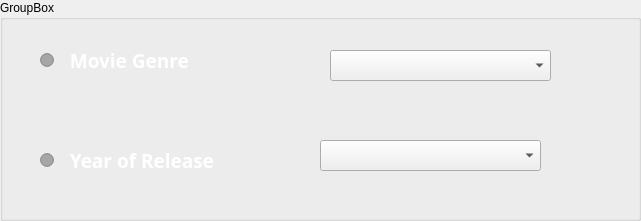
       <widget class="QGroupBox" name="groupBox_3">
        <property name="geometry">
         <rect>
          <x>180</x>
          <y>210</y>
          <width>641</width>
          <height>221</height>
         </rect>
        </property>
        <property name="title">
         <string>GroupBox</string>
        </property>
        <widget class="QRadioButton" name="radioButton_3">
         <property name="geometry">
          <rect>
           <x>40</x>
           <y>40</y>
           <width>221</width>
           <height>41</height>
          </rect>
         </property>
         <property name="palette">
          <palette>
           <active>
            <colorrole role="WindowText">
             <brush brushstyle="SolidPattern">
              <color alpha="255">
               <red>255</red>
               <green>255</green>
               <blue>255</blue>
              </color>
             </brush>
            </colorrole>
            <colorrole role="Button">
             <brush brushstyle="SolidPattern">
              <color alpha="76">
               <red>0</red>
               <green>0</green>
               <blue>0</blue>
              </color>
             </brush>
            </colorrole>
            <colorrole role="Text">
             <brush brushstyle="SolidPattern">
              <color alpha="255">
               <red>255</red>
               <green>255</green>
               <blue>255</blue>
              </color>
             </brush>
            </colorrole>
            <colorrole role="ButtonText">
             <brush brushstyle="SolidPattern">
              <color alpha="255">
               <red>255</red>
               <green>255</green>
               <blue>255</blue>
              </color>
             </brush>
            </colorrole>
            <colorrole role="Base">
             <brush brushstyle="SolidPattern">
              <color alpha="76">
               <red>0</red>
               <green>0</green>
               <blue>0</blue>
              </color>
             </brush>
            </colorrole>
            <colorrole role="Window">
             <brush brushstyle="SolidPattern">
              <color alpha="76">
               <red>0</red>
               <green>0</green>
               <blue>0</blue>
              </color>
             </brush>
            </colorrole>
            <colorrole role="ToolTipText">
             <brush brushstyle="SolidPattern">
              <color alpha="255">
               <red>255</red>
               <green>255</green>
               <blue>255</blue>
              </color>
             </brush>
            </colorrole>
           </active>
           <inactive>
            <colorrole role="WindowText">
             <brush brushstyle="SolidPattern">
              <color alpha="255">
               <red>255</red>
               <green>255</green>
               <blue>255</blue>
              </color>
             </brush>
            </colorrole>
            <colorrole role="Button">
             <brush brushstyle="SolidPattern">
              <color alpha="76">
               <red>0</red>
               <green>0</green>
               <blue>0</blue>
              </color>
             </brush>
            </colorrole>
            <colorrole role="Text">
             <brush brushstyle="SolidPattern">
              <color alpha="255">
               <red>255</red>
               <green>255</green>
               <blue>255</blue>
              </color>
             </brush>
            </colorrole>
            <colorrole role="ButtonText">
             <brush brushstyle="SolidPattern">
              <color alpha="255">
               <red>255</red>
               <green>255</green>
               <blue>255</blue>
              </color>
             </brush>
            </colorrole>
            <colorrole role="Base">
             <brush brushstyle="SolidPattern">
              <color alpha="76">
               <red>0</red>
               <green>0</green>
               <blue>0</blue>
              </color>
             </brush>
            </colorrole>
            <colorrole role="Window">
             <brush brushstyle="SolidPattern">
              <color alpha="76">
               <red>0</red>
               <green>0</green>
               <blue>0</blue>
              </color>
             </brush>
            </colorrole>
            <colorrole role="ToolTipText">
             <brush brushstyle="SolidPattern">
              <color alpha="255">
               <red>255</red>
               <green>255</green>
               <blue>255</blue>
              </color>
             </brush>
            </colorrole>
           </inactive>
           <disabled>
            <colorrole role="WindowText">
             <brush brushstyle="SolidPattern">
              <color alpha="255">
               <red>120</red>
               <green>120</green>
               <blue>120</blue>
              </color>
             </brush>
            </colorrole>
            <colorrole role="Button">
             <brush brushstyle="SolidPattern">
              <color alpha="76">
               <red>0</red>
               <green>0</green>
               <blue>0</blue>
              </color>
             </brush>
            </colorrole>
            <colorrole role="Text">
             <brush brushstyle="SolidPattern">
              <color alpha="255">
               <red>120</red>
               <green>120</green>
               <blue>120</blue>
              </color>
             </brush>
            </colorrole>
            <colorrole role="ButtonText">
             <brush brushstyle="SolidPattern">
              <color alpha="255">
               <red>120</red>
               <green>120</green>
               <blue>120</blue>
              </color>
             </brush>
            </colorrole>
            <colorrole role="Base">
             <brush brushstyle="SolidPattern">
              <color alpha="76">
               <red>0</red>
               <green>0</green>
               <blue>0</blue>
              </color>
             </brush>
            </colorrole>
            <colorrole role="Window">
             <brush brushstyle="SolidPattern">
              <color alpha="76">
               <red>0</red>
               <green>0</green>
               <blue>0</blue>
              </color>
             </brush>
            </colorrole>
            <colorrole role="ToolTipText">
             <brush brushstyle="SolidPattern">
              <color alpha="255">
               <red>255</red>
               <green>255</green>
               <blue>255</blue>
              </color>
             </brush>
            </colorrole>
           </disabled>
          </palette>
         </property>
         <property name="font">
          <font>
           <family>Gadugi</family>
           <pointsize>14</pointsize>
           <weight>75</weight>
           <bold>true</bold>
          </font>
         </property>
         <property name="toolTip">
          <string>&lt;html&gt;&lt;head/&gt;&lt;body&gt;&lt;p&gt;&lt;span style=&quot; font-size:14pt; font-weight:600; color:#ffffff;&quot;&gt;Movie Genre&lt;/span&gt;&lt;/p&gt;&lt;/body&gt;&lt;/html&gt;</string>
         </property>
         <property name="text">
          <string>  Movie Genre</string>
         </property>
        </widget>
        <widget class="QRadioButton" name="radioButton_4">
         <property name="geometry">
          <rect>
           <x>40</x>
           <y>140</y>
           <width>221</width>
           <height>41</height>
          </rect>
         </property>
         <property name="palette">
          <palette>
           <active>
            <colorrole role="WindowText">
             <brush brushstyle="SolidPattern">
              <color alpha="255">
               <red>255</red>
               <green>255</green>
               <blue>255</blue>
              </color>
             </brush>
            </colorrole>
            <colorrole role="Button">
             <brush brushstyle="SolidPattern">
              <color alpha="76">
               <red>0</red>
               <green>0</green>
               <blue>0</blue>
              </color>
             </brush>
            </colorrole>
            <colorrole role="Text">
             <brush brushstyle="SolidPattern">
              <color alpha="255">
               <red>255</red>
               <green>255</green>
               <blue>255</blue>
              </color>
             </brush>
            </colorrole>
            <colorrole role="ButtonText">
             <brush brushstyle="SolidPattern">
              <color alpha="255">
               <red>255</red>
               <green>255</green>
               <blue>255</blue>
              </color>
             </brush>
            </colorrole>
            <colorrole role="Base">
             <brush brushstyle="SolidPattern">
              <color alpha="76">
               <red>0</red>
               <green>0</green>
               <blue>0</blue>
              </color>
             </brush>
            </colorrole>
            <colorrole role="Window">
             <brush brushstyle="SolidPattern">
              <color alpha="76">
               <red>0</red>
               <green>0</green>
               <blue>0</blue>
              </color>
             </brush>
            </colorrole>
            <colorrole role="ToolTipText">
             <brush brushstyle="SolidPattern">
              <color alpha="255">
               <red>255</red>
               <green>255</green>
               <blue>255</blue>
              </color>
             </brush>
            </colorrole>
           </active>
           <inactive>
            <colorrole role="WindowText">
             <brush brushstyle="SolidPattern">
              <color alpha="255">
               <red>255</red>
               <green>255</green>
               <blue>255</blue>
              </color>
             </brush>
            </colorrole>
            <colorrole role="Button">
             <brush brushstyle="SolidPattern">
              <color alpha="76">
               <red>0</red>
               <green>0</green>
               <blue>0</blue>
              </color>
             </brush>
            </colorrole>
            <colorrole role="Text">
             <brush brushstyle="SolidPattern">
              <color alpha="255">
               <red>255</red>
               <green>255</green>
               <blue>255</blue>
              </color>
             </brush>
            </colorrole>
            <colorrole role="ButtonText">
             <brush brushstyle="SolidPattern">
              <color alpha="255">
               <red>255</red>
               <green>255</green>
               <blue>255</blue>
              </color>
             </brush>
            </colorrole>
            <colorrole role="Base">
             <brush brushstyle="SolidPattern">
              <color alpha="76">
               <red>0</red>
               <green>0</green>
               <blue>0</blue>
              </color>
             </brush>
            </colorrole>
            <colorrole role="Window">
             <brush brushstyle="SolidPattern">
              <color alpha="76">
               <red>0</red>
               <green>0</green>
               <blue>0</blue>
              </color>
             </brush>
            </colorrole>
            <colorrole role="ToolTipText">
             <brush brushstyle="SolidPattern">
              <color alpha="255">
               <red>255</red>
               <green>255</green>
               <blue>255</blue>
              </color>
             </brush>
            </colorrole>
           </inactive>
           <disabled>
            <colorrole role="WindowText">
             <brush brushstyle="SolidPattern">
              <color alpha="255">
               <red>120</red>
               <green>120</green>
               <blue>120</blue>
              </color>
             </brush>
            </colorrole>
            <colorrole role="Button">
             <brush brushstyle="SolidPattern">
              <color alpha="76">
               <red>0</red>
               <green>0</green>
               <blue>0</blue>
              </color>
             </brush>
            </colorrole>
            <colorrole role="Text">
             <brush brushstyle="SolidPattern">
              <color alpha="255">
               <red>120</red>
               <green>120</green>
               <blue>120</blue>
              </color>
             </brush>
            </colorrole>
            <colorrole role="ButtonText">
             <brush brushstyle="SolidPattern">
              <color alpha="255">
               <red>120</red>
               <green>120</green>
               <blue>120</blue>
              </color>
             </brush>
            </colorrole>
            <colorrole role="Base">
             <brush brushstyle="SolidPattern">
              <color alpha="76">
               <red>0</red>
               <green>0</green>
               <blue>0</blue>
              </color>
             </brush>
            </colorrole>
            <colorrole role="Window">
             <brush brushstyle="SolidPattern">
              <color alpha="76">
               <red>0</red>
               <green>0</green>
               <blue>0</blue>
              </color>
             </brush>
            </colorrole>
            <colorrole role="ToolTipText">
             <brush brushstyle="SolidPattern">
              <color alpha="255">
               <red>255</red>
               <green>255</green>
               <blue>255</blue>
              </color>
             </brush>
            </colorrole>
           </disabled>
          </palette>
         </property>
         <property name="font">
          <font>
           <family>Gadugi</family>
           <pointsize>14</pointsize>
           <weight>75</weight>
           <bold>true</bold>
          </font>
         </property>
         <property name="toolTip">
          <string>&lt;html&gt;&lt;head/&gt;&lt;body&gt;&lt;p&gt;&lt;span style=&quot; font-size:14pt; font-weight:600; color:#ffffff;&quot;&gt;Movie Genre&lt;/span&gt;&lt;/p&gt;&lt;/body&gt;&lt;/html&gt;</string>
         </property>
         <property name="text">
          <string>  Year of Release</string>
         </property>
        </widget>
        <widget class="QComboBox" name="comboBox_3">
         <property name="geometry">
          <rect>
           <x>330</x>
           <y>50</y>
           <width>221</width>
           <height>31</height>
          </rect>
         </property>
        </widget>
        <widget class="QComboBox" name="comboBox_4">
         <property name="geometry">
          <rect>
           <x>320</x>
           <y>140</y>
           <width>221</width>
           <height>31</height>
          </rect>
         </property>
        </widget>
       </widget>
